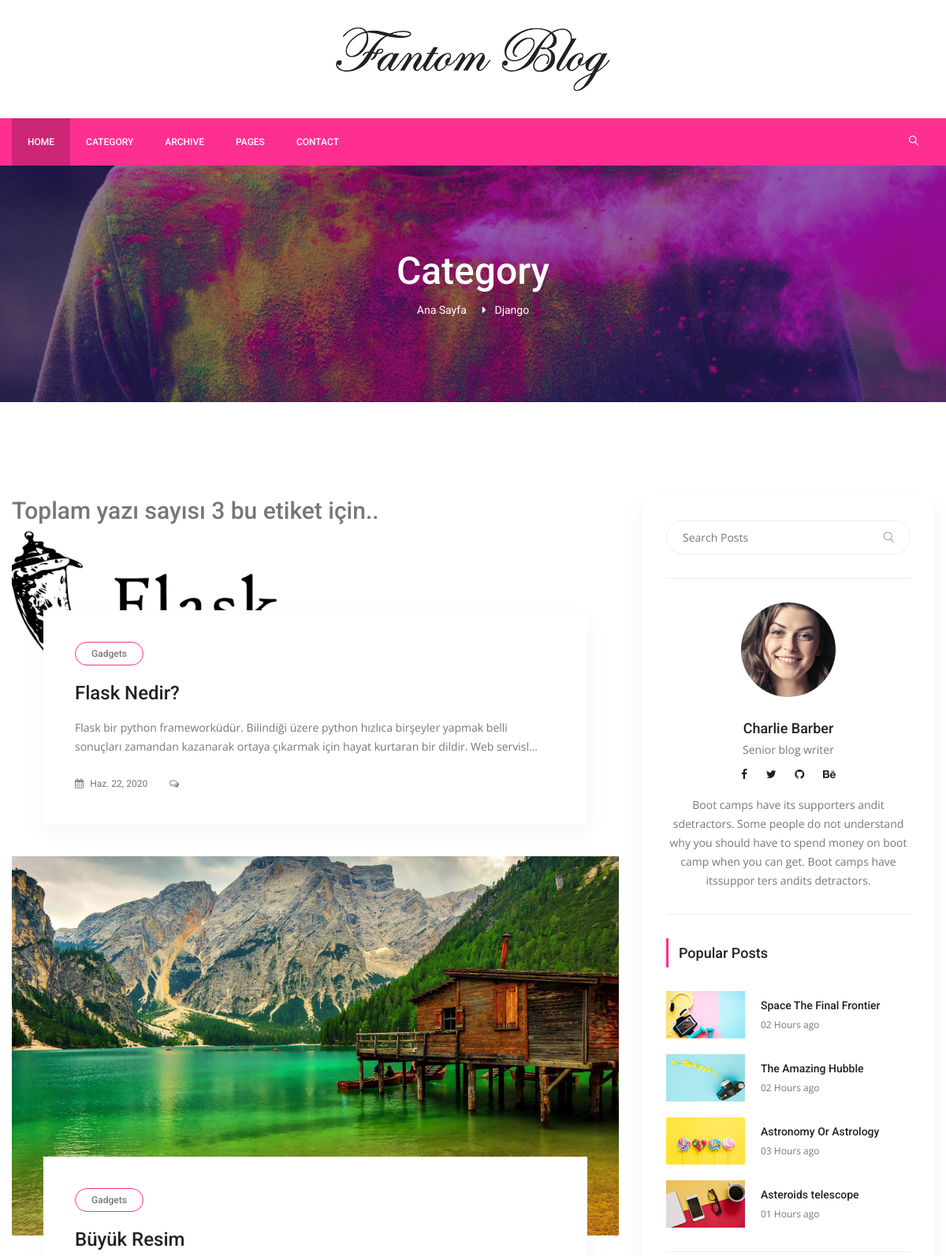
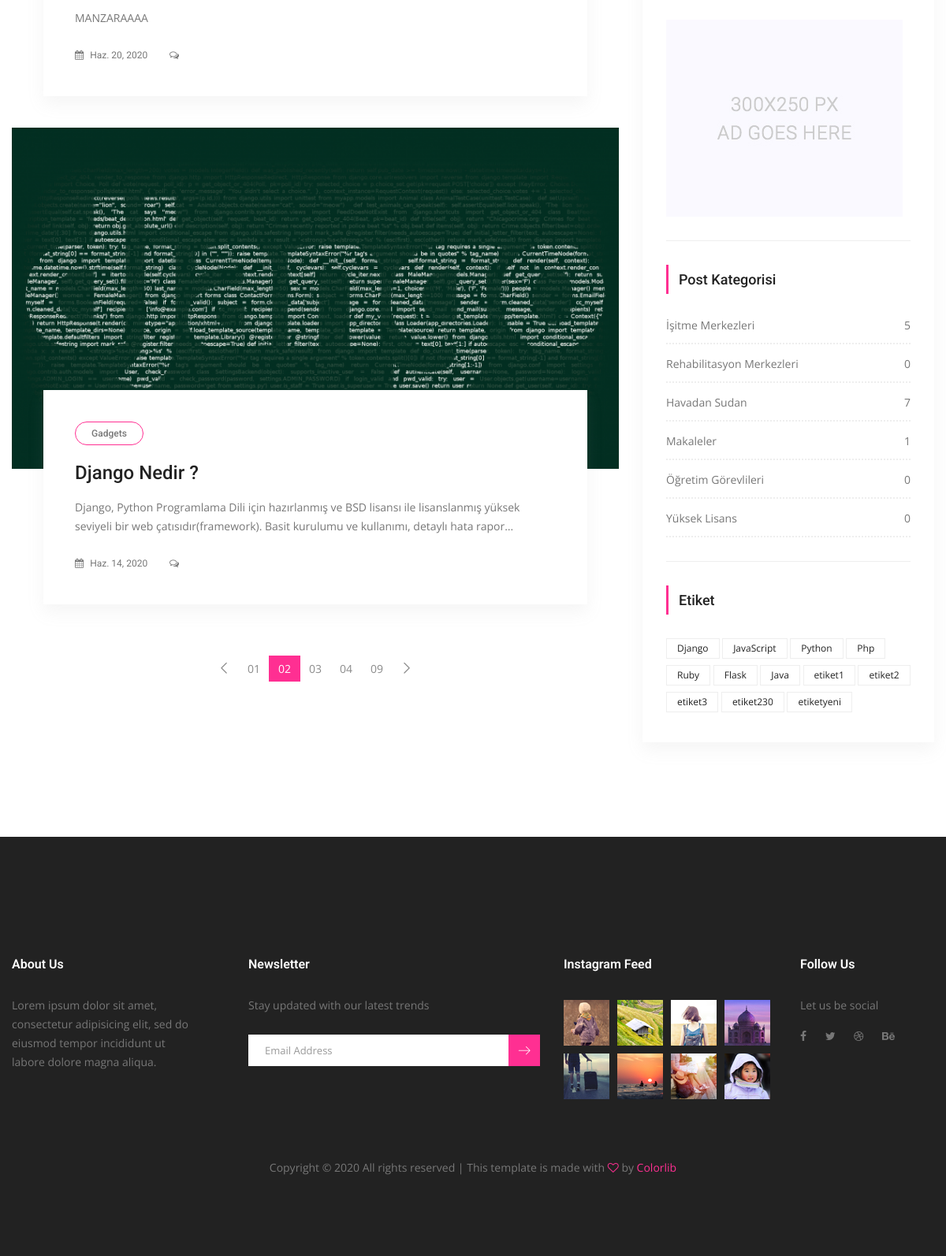
The app's page /tag/django with its own data (2 pictures, top to bottom).
### posts/models.py (models this page shows, shortened)
class Tag(models.Model):
    title = models.CharField(max_length=50, verbose_name="Etiket Adı")
    slug = models.SlugField(editable=False)
    def __str__(self):
        return self.title
    def post_count(self):
        return self.posts.all().count()

class Post(models.Model):
    title = models.CharField(max_length=150,verbose_name='Başlık')
    content = models.TextField(verbose_name='İçerik')
    date = models.DateField(auto_now_add=True,verbose_name='Zaman')
    image = models.ImageField(blank=True,null=True,upload_to='uploads/', default='uploads/215_resim.jpg', verbose_name="Fotoğraf")
    user = models.ForeignKey(settings.AUTH_USER_MODEL,on_delete=models.CASCADE,default=1,verbose_name='Kullanıcı')
    slug = models.SlugField(default='slug', editable=False)
    category = models.ForeignKey(Category, on_delete=models.CASCADE, default=1,related_name='posts', verbose_name='Kategori')
    tag = models.ManyToManyField(Tag, related_name='posts', blank=True)
    slider_post = models.BooleanField(default=False, verbose_name='Vitrin')

class Category(models.Model):
    title = models.CharField(max_length=250)
    slug = models.SlugField(editable=False)
    def post_count(self):
        return self.posts.all().count()

### posts/views.py (the view)
# urls.py: path('tag/<slug:slug>',TagDetail.as_view(),name='tag_detail'),
class TagDetail(ListView):
    model = Post
    template_name = 'tags/tag_detail.html'
    context_object_name = 'posts'
    def get_queryset(self):
        self.tag = get_object_or_404(Tag, slug=self.kwargs['slug'])
        return Post.objects.filter(tag=self.tag).order_by('-id')
    def get_context_data(self, *, object_list=None, **kwargs):
        context = super(TagDetail,self).get_context_data(**kwargs)
        self.tag = get_object_or_404(Tag,slug=self.kwargs['slug'])
        context['tag'] = self.tag
        return context

### posts/templatetags/custom_tags.py (called while the page is built)
@register.simple_tag(name='categories')
def all_categories():
    return Category.objects.all()

@register.simple_tag(name='tags')
def all_tags():
    return Tag.objects.all()

### templates/tags/tag_detail.html
{% extends "base.html" %} {% load static %} {% block content %}
<section class="banner_area">
    <div class="banner_inner d-flex align-items-center">
        <div class="overlay bg-parallax" data-stellar-ratio="0.9" data-stellar-vertical-offset="0" data-background=""></div>
        <div class="container">
            <div class="banner_content text-center">
                <h2>Category</h2>
                <div class="page_link">
                    <a href="{% url 'index' %}">Ana Sayfa</a>
                    <a href="#"> {{ tag.title }} </a>
                </div>
            </div>
        </div>
    </div>
</section>
<section class="blog_area p_120">
    <div class="container">
        <div class="row">
            <div class="col-lg-8">
                <h2>Toplam yazı sayısı {{ tag.post_count }} bu etiket için.. </h2>
                <div class="blog_left_sidebar">
                    {% for i in posts %}
                    <article class="blog_style1">
                        <div class="blog_img">
                            <img class="img-fluid" src=" {{ i.image.url }} " alt="">
                        </div>
                        <div class="blog_text">
                            <div class="blog_text_inner">
                                <a class="cat" href="#">Gadgets</a>
                                <a href="{% url 'detail' pk=i.id slug=i.slug %}">
                                    <h4>{{ i.title }}</h4>
                                </a>
                                <p> {{ i.content | truncatechars:175 }} </p>
                                <div class="date">
                                    <a href="#"><i class="fa fa-calendar" aria-hidden="true"></i> {{ i.date }} </a>
                                    <a href="#"><i class="fa fa-comments-o" aria-hidden="true"></i> {{ i.post_count }} </a>
                                </div>
                            </div>
                        </div>
                    </article>
                    {% endfor %}
                    <nav class="blog-pagination justify-content-center d-flex">
                        <ul class="pagination">
                            <li class="page-item">
                                <a href="#" class="page-link" aria-label="Previous">
                                    <span aria-hidden="true">
		                                        <span class="lnr lnr-chevron-left"></span>
                                    </span>
                                </a>
                            </li>
                            <li class="page-item"><a href="#" class="page-link">01</a></li>
                            <li class="page-item active"><a href="#" class="page-link">02</a></li>
                            <li class="page-item"><a href="#" class="page-link">03</a></li>
                            <li class="page-item"><a href="#" class="page-link">04</a></li>
                            <li class="page-item"><a href="#" class="page-link">09</a></li>
                            <li class="page-item">
                                <a href="#" class="page-link" aria-label="Next">
                                    <span aria-hidden="true">
		                                        <span class="lnr lnr-chevron-right"></span>
                                    </span>
                                </a>
                            </li>
                        </ul>
                    </nav>
                </div>
            </div>
            {% include 'right_side.html' %}
        </div>
    </div>
</section>
{% endblock %}

### templates/base.html (shortened to what this page needs)
{% load static %}
<!doctype html>
<html lang="en">
<head>
    <link rel="stylesheet" href="{% static 'css/bootstrap.css' %}">
    <link rel="stylesheet" href="{% static 'vendors/linericon/style.css' %}">
    <link rel="stylesheet" href="{% static 'css/font-awesome.min.css' %}">
    <link rel="stylesheet" href="{% static 'vendors/owl-carousel/owl.carousel.min.css' %}">
    <link rel="stylesheet" href="{% static 'vendors/lightbox/simpleLightbox.css' %}">
    <link rel="stylesheet" href="{% static 'vendors/nice-select/css/nice-select.css' %}">
    <link rel="stylesheet" href="{% static 'vendors/animate-css/animate.css' %}">
    <link rel="stylesheet" href="{% static 'vendors/jquery-ui/jquery-ui.css' %}">
    <link rel="stylesheet" href="{% static 'css/style.css' %}">
    <link rel="stylesheet" href="{% static 'css/responsive.css' %}">
</head>
<body>
    <header class="header_area">
        <div class="logo_part">
            <div class="container">
                <a class="logo" href="#"><img src="{% static 'img/logo.png' %}" alt=""></a>
            </div>
        </div>
        <div class="main_menu">
            <nav class="navbar navbar-expand-lg navbar-light">
                <div class="container">
                    <div class="collapse navbar-collapse offset" id="navbarSupportedContent">
                        <ul class="nav navbar-nav menu_nav">
                            <li class="nav-item active"><a class="nav-link" href="{% url 'index' %}">Home</a></li>
                            <li class="nav-item"><a class="nav-link" href="category.html">Category</a></li>
                            <li class="nav-item"><a class="nav-link" href="archive.html">Archive</a></li>
                            <li class="nav-item submenu dropdown">
                                <a href="#" class="nav-link dropdown-toggle" data-toggle="dropdown" role="button" aria-haspopup="true" aria-expanded="false">Pages</a>
                            </li>
                            <li class="nav-item"><a class="nav-link" href="contact.html">Contact</a></li>
                        </ul>
                        <ul class="nav navbar-nav navbar-right ml-auto">
                            <li class="nav-item"><a href="#" class="search"><i class="lnr lnr-magnifier"></i></a></li>
                        </ul>
                    </div>
                </div>
            </nav>
        </div>
    </header>
    {% block content %} {% endblock content %}
    <footer class="footer-area">
        <div class="container">
            <div class="row">
                <div class="col-lg-3  col-md-6 col-sm-6">
                    <div class="single-footer-widget">
                        <h6 class="footer_title">About Us</h6>
                        <p>Lorem ipsum dolor sit amet, consectetur adipisicing elit, sed do eiusmod tempor incididunt ut labore dolore magna aliqua.</p>
                    </div>
                </div>
                <div class="col-lg-4 col-md-6 col-sm-6">
                    <div class="single-footer-widget">
                        <h6 class="footer_title">Newsletter</h6>
                        <p>Stay updated with our latest trends</p>
                        <div id="mc_embed_signup">
                            <form target="_blank" action="https://spondonit.us12.list-manage.com/subscribe/post?u=1462626880ade1ac87bd9c93a&amp;id=92a4423d01" method="get" class="subscribe_form relative">
                                <div class="input-group d-flex flex-row">
                                    <input name="EMAIL" placeholder="Email Address" onfocus="this.placeholder = ''" onblur="this.placeholder = 'Email Address '" required="" type="email">
                                    <button class="btn sub-btn"><span class="lnr lnr-arrow-right"></span></button>
                                </div>
                            </form>
                        </div>
                    </div>
                </div>
                <div class="col-lg-3 col-md-6 col-sm-6">
                    <div class="single-footer-widget instafeed">
                        <h6 class="footer_title">Instagram Feed</h6>
                        <ul class="list instafeed d-flex flex-wrap">
                            <li><img src="{% static 'img/instagram/Image-01.jpg' %}" alt=""></li>
                            <li><img src="{% static 'img/instagram/Image-02.jpg' %}" alt=""></li>
                            <li><img src="{% static 'img/instagram/Image-03.jpg' %}" alt=""></li>
                            <li><img src="{% static 'img/instagram/Image-04.jpg' %}" alt=""></li>
                            <li><img src="{% static 'img/instagram/Image-05.jpg' %}" alt=""></li>
                            <li><img src="{% static 'img/instagram/Image-06.jpg' %}" alt=""></li>
                            <li><img src="{% static 'img/instagram/Image-07.jpg' %}" alt=""></li>
                            <li><img src="{% static 'img/instagram/Image-08.jpg' %}" alt=""></li>
                        </ul>
                    </div>
                </div>
                <div class="col-lg-2 col-md-6 col-sm-6">
                    <div class="single-footer-widget f_social_wd">
                        <h6 class="footer_title">Follow Us</h6>
                        <p>Let us be social</p>
                        <div class="f_social">
                            <a href="#"><i class="fa fa-facebook"></i></a>
                            <a href="#"><i class="fa fa-twitter"></i></a>
                            <a href="#"><i class="fa fa-dribbble"></i></a>
                            <a href="#"><i class="fa fa-behance"></i></a>
                        </div>
                    </div>
                </div>
            </div>
            <div class="row footer-bottom d-flex justify-content-between align-items-center">
                <p class="col-lg-12 footer-text text-center">
                    Copyright &copy;
                     All rights reserved | This template is made with <i class="fa fa-heart-o" aria-hidden="true"></i> by <a href="https://colorlib.com" target="_blank">Colorlib</a>
                </p>
            </div>
        </div>
    </footer>
</body>
</html>

### templates/right_side.html
{% load static %} {% load custom_tags %}
<div class="col-lg-4">
    <div class="blog_right_sidebar">
        <aside class="single_sidebar_widget search_widget">
            <div class="input-group">
                <input type="text" class="form-control" placeholder="Search Posts">
                <span class="input-group-btn">
                    <button class="btn btn-default" type="button"><i class="lnr lnr-magnifier"></i></button>
                </span>
            </div>
            <div class="br"></div>
        </aside>
        <aside class="single_sidebar_widget author_widget">
            <img class="author_img rounded-circle" src="{% static 'img/blog/author.png' %}" alt="">
            <h4>Charlie Barber</h4>
            <p>Senior blog writer</p>
            <div class="social_icon">
                <a href="#"><i class="fa fa-facebook"></i></a>
                <a href="#"><i class="fa fa-twitter"></i></a>
                <a href="#"><i class="fa fa-github"></i></a>
                <a href="#"><i class="fa fa-behance"></i></a>
            </div>
            <p>Boot camps have its supporters andit sdetractors. Some people do not understand why you should have to spend money on boot camp when you can get. Boot camps have itssuppor ters andits detractors.</p>
            <div class="br"></div>
        </aside>
        <aside class="single_sidebar_widget popular_post_widget">
            <h3 class="widget_title">Popular Posts</h3>
            <div class="media post_item">
                <img src="{% static 'img/blog/popular-post/post1.jpg' %}" alt="post">
                <div class="media-body">
                    <a href="blog-details.html">
                        <h3>Space The Final Frontier</h3>
                    </a>
                    <p>02 Hours ago</p>
                </div>
            </div>
            <div class="media post_item">
                <img src="{% static 'img/blog/popular-post/post2.jpg' %}" alt="post">
                <div class="media-body">
                    <a href="blog-details.html">
                        <h3>The Amazing Hubble</h3>
                    </a>
                    <p>02 Hours ago</p>
                </div>
            </div>
            <div class="media post_item">
                <img src="{% static 'img/blog/popular-post/post3.jpg' %}" alt="post">
                <div class="media-body">
                    <a href="blog-details.html">
                        <h3>Astronomy Or Astrology</h3>
                    </a>
                    <p>03 Hours ago</p>
                </div>
            </div>
            <div class="media post_item">
                <img src="{% static 'img/blog/popular-post/post4.jpg' %}" alt="post">
                <div class="media-body">
                    <a href="blog-details.html">
                        <h3>Asteroids telescope</h3>
                    </a>
                    <p>01 Hours ago</p>
                </div>
            </div>
            <div class="br"></div>
        </aside>
        <aside class="single_sidebar_widget">
            <a href="#"><img class="img-fluid" src="{% static 'img/blog/add.jpg' %}" alt=""></a>
            <div class="br"></div>
        </aside>
        <aside class="single_sidebar_widget post_category_widget">
            <h4 class="widget_title">Post Kategorisi</h4>
            <ul class="list cat-list">
                {% categories as categories %} {% for i in categories %}
                <li>
                    <a href="{% url 'category_detail' pk=i.id slug=i.slug %}" class="d-flex justify-content-between">
                        <p>{{ i.title }}</p>
                        <p>{{ i.post_count }}</p>
                    </a>
                </li>
                {% endfor %}
            </ul>
            <div class="br"></div>
        </aside>
        <aside class="single-sidebar-widget tag_cloud_widget">
            <h4 class="widget_title">Etiket</h4>
            <ul class="list">
                {% tags as etiketler %} {% for i in etiketler %}
                <li><a href="{% url 'tag_detail' i.slug %}">{{ i }}</a></li>
                {% endfor %}
            </ul>
        </aside>
    </div>
</div>

### static/css/responsive.css (style rules this page uses)
@media (max-width:1619px) { .header_area .navbar .search { margin-left: 40px; } }

### records on screen
Tag: title "Django", post_count "3"
Post: title "Flask Nedir?", content "Flask bir python frameworküdür. Bilindiği üzere python hızlıca birşeyler yapmak belli sonuçları zamandan kazanarak ortaya çıkarmak için hayat kurtaran bir dildir. Web servisl…", date "Haz. 22, 2020"
Post: image (picture), title "Büyük Resim", content "MANZARAAAA", date "Haz. 20, 2020"
Post: image (picture), title "Django Nedir ?", content "Django, Python Programlama Dili için hazırlanmış ve BSD lisansı ile lisanslanmış yüksek seviyeli bir web çatısıdır(framework). Basit kurulumu ve kullanımı, detaylı hata rapor…", date "Haz. 14, 2020"
Category: title "İşitme Merkezleri", post_count "5"
Category: title "Rehabilitasyon Merkezleri", post_count "0"
Category: title "Havadan Sudan", post_count "7"
Category: title "Makaleler", post_count "1"
Category: title "Öğretim Görevlileri", post_count "0"
Category: title "Yüksek Lisans", post_count "0"
Tag: title "JavaScript"
Tag: title "Python"
Tag: title "Php"
Tag: title "Ruby"
Tag: title "Flask"
Tag: title "Java"
Tag: title "etiket1"
Tag: title "etiket2"
Tag: title "etiket3"
Tag: title "etiket230"
Tag: title "etiketyeni"
